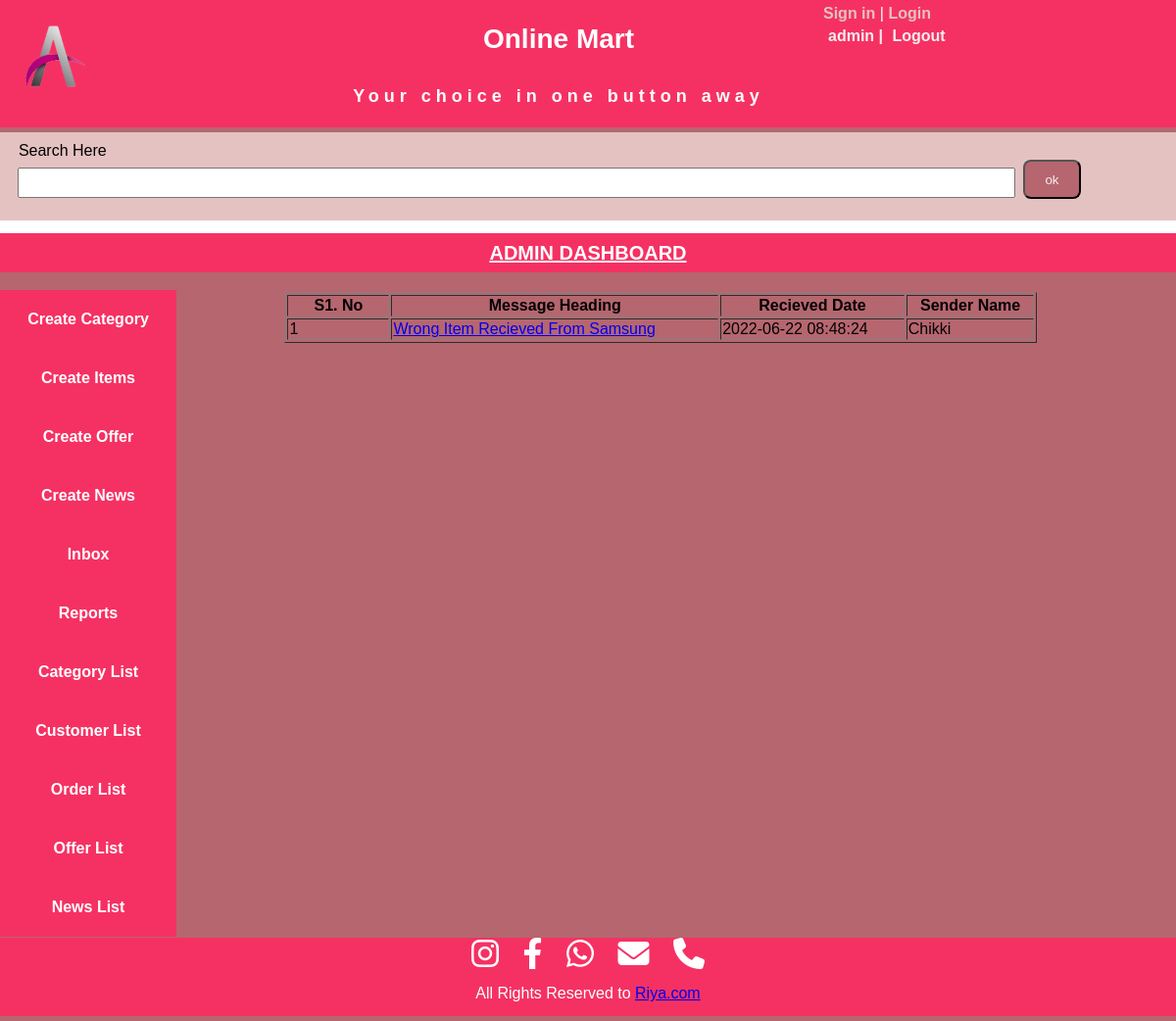
/displayAdminInbox.php (signed in), run on the app's committed database.
### tables this page shows
CREATE TABLE IF NOT EXISTS `message_info` (
  `msz_id` int(11) NOT NULL AUTO_INCREMENT,
  `msz_heading` text NOT NULL,
  `msz_detail` text NOT NULL,
  `sender_name` varchar(30) NOT NULL,
  `reciever_name` varchar(30) NOT NULL,
  `sent_date` datetime NOT NULL,
  PRIMARY KEY (`msz_id`)
);

### getInbox.php (the view)
<table border='1' width="80%" align='center'>
          <tr> <th width="100px"> S1. No </th> <th> Message Heading </th> <th>Recieved Date </th> <th> Sender Name</th></tr>
             <?php
               include("databseconnect.php");
               $usr = $_SESSION["uname"];
               $rsNews = mysqli_query($con , "select msz_id, msz_heading,sent_date,sender_name from message_info where reciever_name ='$usr' order by sent_date desc");
               $cnt =0;
               while($row=mysqli_fetch_array($rsNews)){
                 $cnt++;
                 $id = $row["msz_id"];
                 $hd = $row["msz_heading"];
                 $sn = $row["sender_name"];
                 $dt = $row["sent_date"];
                 echo("<tr>");
                 echo("<td>");
                 echo("$cnt");
                 echo("</td>");
                 echo("<td>");
                 if($_SESSION["utype"]=="admin")
                 {
                 echo("<a href='displayAdminMessagedetail.php?nid=$id'>");
                 }
                 else
                 {
                    echo("<a href='displayUserMessagedetail.php?nid=$id'>");
                 }
                 echo("$hd");
                 echo("</a>");
                 echo("</td>");
                 echo("<td>");
                 echo("$dt");
                 echo("</td>");
                 echo("<td>");
                 echo("$sn");
                 echo("</td>");
                 echo("</tr>");
               }
             ?>
        </table>

### CSS/style.css (style rules this page uses)
body { padding: 0px; margin: 0px; font-family: Verdana, Geneva, Tahoma, sans-serif; }

### data on the page
message_info: msz_heading "Wrong Item Recieved From Samsung", sent_date "2022-06-22 08:48:24", sender_name "Chikki"

### other printed values
$_SESSION["uname"] "admin"
